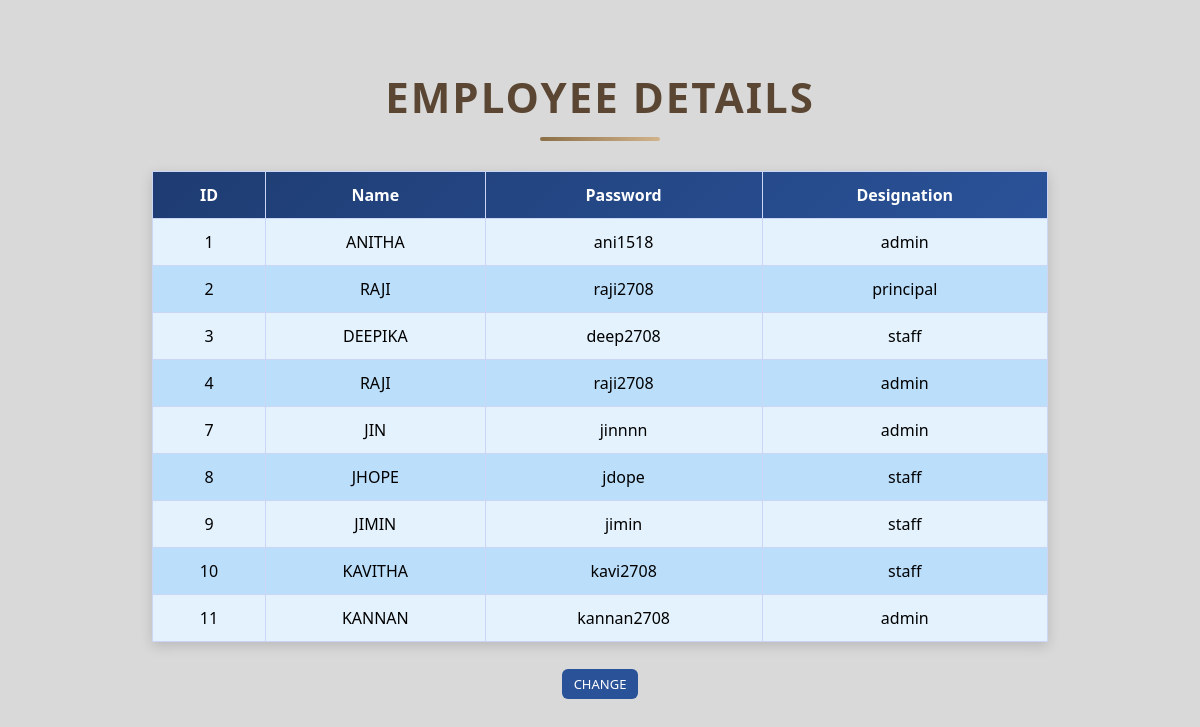
Screenshot of /members/principal/change/ with the database file from the repository.
### members/models.py (models this page shows)
class Employee(models.Model):
  name = models.CharField(max_length=1000)
  password = models.CharField(max_length=1000)
  designation = models.CharField(max_length=1000)

### members/views.py (the view)
# urls.py: path('principal/change/', views.change, name='change'),
def change(request):
  employe = Employee.objects.all().values()
  template = loader.get_template('employeedetails.html')
  context = {
    'employe': employe,
  }
  return HttpResponse(template.render(context, request))

### members/templates/employeedetails.html (shortened to what this page needs)
{% load static %}
<!DOCTYPE html>
<html>
<head>
  <link rel="stylesheet" type="text/css" href="{% static 'tables.css' %}">
</head>
<body>
<h1 class="page-title">EMPLOYEE DETAILS</h1>
<table border="1" class="zigzag-table">
	<thead>
      <tr>
        <th>ID</th>
        <th>Name</th>
        <th>Password</th>
        <th>Designation</th>
      </tr>
    </thead>
{% for x in employe %}
    	<tr>
    		<td>{{ x.id }}</td>
    		<td>{{ x.name }}</td>
    		<td>{{ x.password }}</td>
    		<td>{{ x.designation }}</td>
    	</tr>
    {% endfor %}
</table>
<center><p>
	<a href="changedesign/" class="table-btn">CHANGE</a>
</p></center>
</body>
</html>

### members/static/tables.css (style rules this page uses)
body { margin: 0; padding: 40px; font-family: "Segoe UI", sans-serif; background: #d9d9d9; }
.page-title { text-align: center; font-size: 42px; margin-bottom: 30px; color: #5a4633; letter-spacing: 2px; text-transform: uppercase; position: relative; }
.page-title::after { content: ""; width: 120px; height: 4px; background: linear-gradient(90deg, #8b6f47, #d2b48c); display: block; margin: 12px auto 0; border-radius: 2px; }
.zigzag-table { width: 80%; margin: 30px auto; border-collapse: collapse; font-family: "Segoe UI", sans-serif; box-shadow: 0 4px 12px rgba(0, 0, 0, 0.15); }
.zigzag-table thead { background: linear-gradient(135deg, #1e3c72, #2a5298); color: white; }
.zigzag-table th, .zigzag-table td { padding: 12px 16px; text-align: center; border: 1px solid #cbd5f5; }
.zigzag-table tbody tr:nth-child(odd) { background-color: #e3f2fd; }
.zigzag-table tbody tr:nth-child(even) { background-color: #bbdefb; }
.table-btn { padding: 6px 12px; background: #2a5298; color: #fff; border-radius: 6px; text-decoration: none; font-size: 13px; }

### members/templates/employeedetails.html (style rules this page uses)
body { margin: 0; padding: 40px; font-family: "Segoe UI", sans-serif; background: #d9d9d9; }
.page-title { text-align: center; font-size: 42px; margin-bottom: 30px; color: #5a4633; letter-spacing: 2px; text-transform: uppercase; position: relative; }
.page-title::after { content: ""; width: 120px; height: 4px; background: linear-gradient(90deg, #8b6f47, #d2b48c); display: block; margin: 12px auto 0; border-radius: 2px; }
.zigzag-table { width: 80%; margin: 30px auto; border-collapse: collapse; font-family: "Segoe UI", sans-serif; box-shadow: 0 4px 12px rgba(0, 0, 0, 0.15); }
.zigzag-table thead { background: linear-gradient(135deg, #1e3c72, #2a5298); color: white; }
.zigzag-table th, .zigzag-table td { padding: 12px 16px; text-align: center; border: 1px solid #cbd5f5; }
.zigzag-table tbody tr:nth-child(odd) { background-color: #e3f2fd; }
.zigzag-table tbody tr:nth-child(even) { background-color: #bbdefb; }
.table-btn { padding: 6px 12px; background: #2a5298; color: #fff; border-radius: 6px; text-decoration: none; font-size: 13px; }

### rows the page displays
Employee: id "1", name "ANITHA", password "ani1518", designation "admin"
Employee: id "2", name "RAJI", password "raji2708", designation "principal"
Employee: id "3", name "DEEPIKA", password "deep2708", designation "staff"
Employee: id "4", name "RAJI", password "raji2708", designation "admin"
Employee: id "7", name "JIN", password "jinnnn", designation "admin"
Employee: id "8", name "JHOPE", password "jdope", designation "staff"
Employee: id "9", name "JIMIN", password "jimin", designation "staff"
Employee: id "10", name "KAVITHA", password "kavi2708", designation "staff"
Employee: id "11", name "KANNAN", password "kannan2708", designation "admin"
